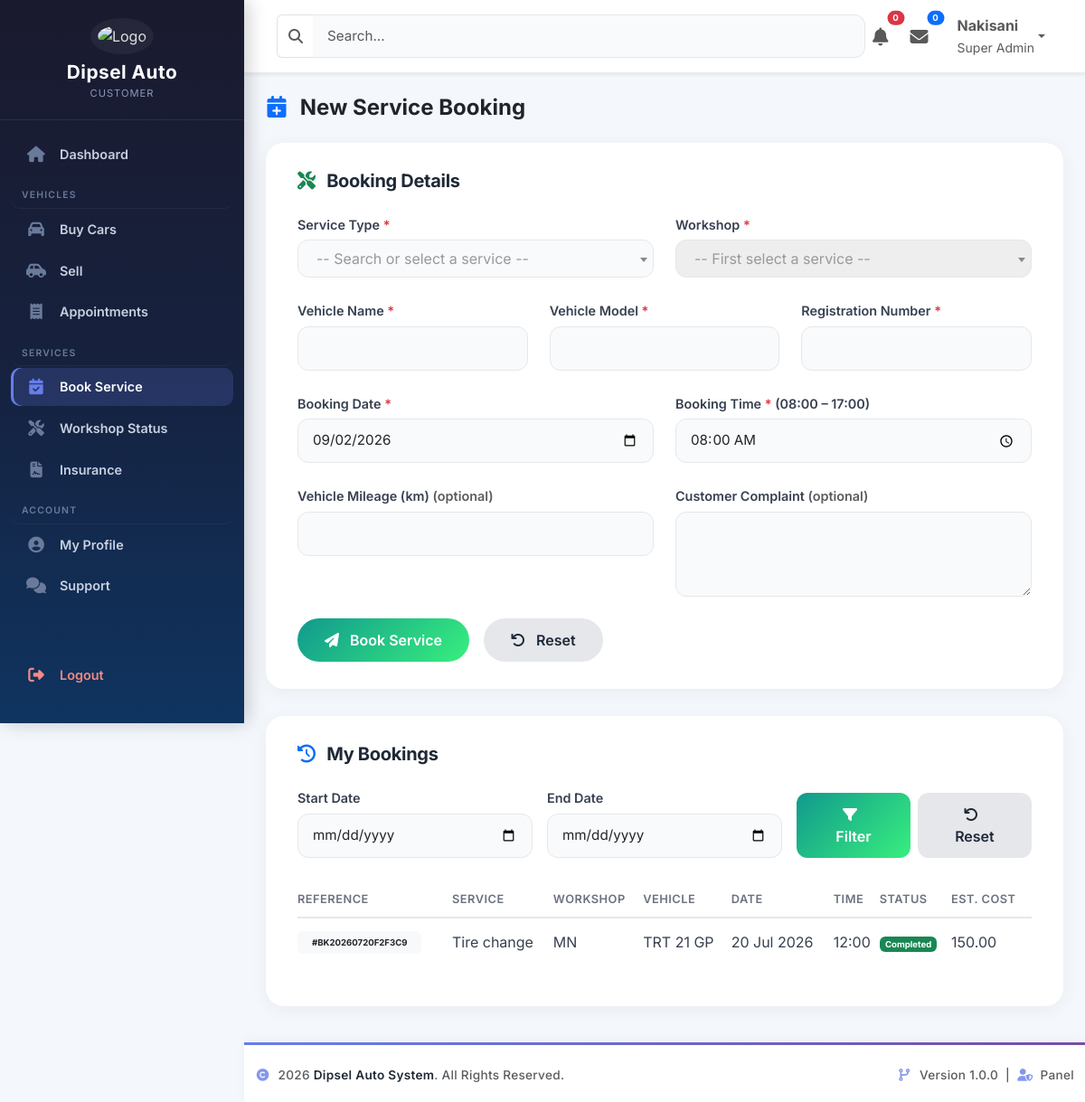
Screenshot of /customerDashboard/bookings/create.php (signed in) with the database file from the repository.
### tables this page shows
CREATE TABLE `persons` (
  `person_id` int(11) NOT NULL,
  `uuid` char(36) NOT NULL,
  `first_name` varchar(100) NOT NULL,
  `middle_name` varchar(100) DEFAULT NULL,
  `last_name` varchar(100) NOT NULL,
  `gender` enum('Male','Female','Other') NOT NULL,
  `date_of_birth` date DEFAULT NULL,
  `id_number` varchar(20) DEFAULT NULL,
  `passport_number` varchar(30) DEFAULT NULL,
  `phone` varchar(20) NOT NULL,
  `email` varchar(150) NOT NULL,
  `password` varchar(255) NOT NULL,
  `profile_photo` varchar(255) DEFAULT NULL,
  `country` varchar(100) DEFAULT 'South Africa',
  `province` varchar(100) DEFAULT NULL,
  `city` varchar(100) DEFAULT NULL,
  `address` text DEFAULT NULL,
  `postal_code` varchar(20) DEFAULT NULL,
  `role` enum('Customer','Employee','Admin','SuperAdmin') NOT NULL DEFAULT 'Customer',
  `status` enum('Active','Inactive','Suspended') NOT NULL DEFAULT 'Active',
  `email_verified` tinyint(1) DEFAULT 0,
  `last_login` datetime DEFAULT NULL,
  `created_at` timestamp NULL DEFAULT current_timestamp(),
  `updated_at` timestamp NULL DEFAULT current_timestamp() ON UPDATE current_timestamp(),
  `reset_token` varchar(255) DEFAULT NULL,
  `reset_token_expiry` datetime DEFAULT NULL
);

CREATE TABLE `service_bookings` (
  `booking_id` int(11) NOT NULL,
  `booking_reference` varchar(30) NOT NULL,
  `customer_id` int(11) NOT NULL,
  `vehicle_id` int(11) DEFAULT NULL,
  `workshop_id` int(11) NOT NULL,
  `service_id` int(11) NOT NULL,
  `assigned_employee_id` int(11) DEFAULT NULL,
  `vehicle_name` varchar(150) NOT NULL,
  `vehicle_model` varchar(150) NOT NULL,
  `registration_number` varchar(50) NOT NULL,
  `booking_date` date NOT NULL,
  `booking_time` time NOT NULL,
  `vehicle_mileage` int(11) DEFAULT NULL,
  `customer_complaint` text DEFAULT NULL,
  `estimated_completion_date` date DEFAULT NULL,
  `actual_completion_date` date DEFAULT NULL,
  `booking_status` enum('Pending','Confirmed','In Progress','Waiting for Parts','Completed','Cancelled') DEFAULT 'Pending',
  `total_estimated_cost` decimal(12,2) DEFAULT 0.00,
  `total_actual_cost` decimal(12,2) DEFAULT 0.00,
  `created_at` timestamp NOT NULL DEFAULT current_timestamp(),
  `updated_at` timestamp NOT NULL DEFAULT current_timestamp() ON UPDATE current_timestamp()
);

CREATE TABLE `workshop_services` (
  `service_id` int(11) NOT NULL,
  `workshop_id` int(11) NOT NULL,
  `service_name` varchar(150) NOT NULL,
  `category` enum('General Service','Major Service','Engine','Transmission','Brakes','Suspension','Electrical','Tyres','Air Conditioning','Diagnostics','Body Repair','Painting','Battery','Other') DEFAULT 'General Service',
  `description` text DEFAULT NULL,
  `estimated_duration_hours` decimal(4,2) DEFAULT 1.00,
  `base_price` decimal(12,2) NOT NULL,
  `status` enum('Available','Unavailable') DEFAULT 'Available',
  `created_at` timestamp NOT NULL DEFAULT current_timestamp(),
  `updated_at` timestamp NOT NULL DEFAULT current_timestamp() ON UPDATE current_timestamp()
);

CREATE TABLE `workshops` (
  `workshop_id` int(11) NOT NULL,
  `workshop_name` varchar(150) NOT NULL,
  `phone` varchar(20) DEFAULT NULL,
  `email` varchar(150) DEFAULT NULL,
  `address` text DEFAULT NULL,
  `city` varchar(100) DEFAULT NULL,
  `province` varchar(100) DEFAULT NULL,
  `operating_hours` varchar(100) DEFAULT NULL,
  `status` enum('Open','Closed','Maintenance') DEFAULT 'Open',
  `manager_employee_id` int(11) DEFAULT NULL,
  `created_at` timestamp NOT NULL DEFAULT current_timestamp(),
  `updated_at` timestamp NOT NULL DEFAULT current_timestamp() ON UPDATE current_timestamp()
);

### includes/auth.php (called while the page is built, shortened)
<?php
require_once __DIR__ . '/../config/database.php';
$sql = "
SELECT
    p.*,
    a.admin_id,
    a.admin_level,
    a.admin_number
FROM persons p
LEFT JOIN admins a
    ON p.person_id = a.person_id
WHERE p.person_id = ?
LIMIT 1
";
$stmt = $pdo->prepare($sql);
$stmt->execute([$_SESSION['person_id']]);
$currentUser = $stmt->fetch(PDO::FETCH_ASSOC);

### customerDashboard/bookings/create.php (the view, shortened to what this page needs)
<?php
require_once '../../config/database.php';
require_once '../../includes/auth.php';
$personId = $_SESSION['person_id'];
$stmt = $pdo->prepare("SELECT customer_id FROM customers WHERE person_id = ?");
$stmt->execute([$personId]);
$customer = $stmt->fetch();
$customerId = $customer['customer_id'];
$filterStart = isset($_GET['filter_start']) ? $_GET['filter_start'] : '';
$filterEnd   = isset($_GET['filter_end']) ? $_GET['filter_end'] : '';
$params = [$customerId];
$sql = "
    SELECT
        b.*,
        w.workshop_name,
        ws.service_name,
        ws.category
    FROM service_bookings b
    JOIN workshops w ON b.workshop_id = w.workshop_id
    JOIN workshop_services ws ON b.service_id = ws.service_id
    WHERE b.customer_id = ?
";
$sql .= " ORDER BY b.booking_date DESC, b.booking_time DESC";
$stmt = $pdo->prepare($sql);
$stmt->execute($params);
$bookings = $stmt->fetchAll();
?>
<!DOCTYPE html>
<html lang="en">
<head>
    <link href="https://cdn.jsdelivr.net/npm/bootstrap@5.3.3/dist/css/bootstrap.min.css" rel="stylesheet">
    <link rel="stylesheet" href="https://cdnjs.cloudflare.com/ajax/libs/font-awesome/6.7.2/css/all.min.css">
    <link href="https://cdn.jsdelivr.net/npm/select2@4.1.0-rc.0/dist/css/select2.min.css" rel="stylesheet" />
</head>
<body>
<?php include '../../includes/sidebar.php'; ?>
<div class="dashboard-wrapper">
    <?php include '../../includes/navbar.php'; ?>
    <div class="container-fluid mt-4 px-4">
        <div class="d-flex align-items-center justify-content-between mb-4 page-header">
            <h4 class="fw-bold text-dark mb-0">
                <i class="fas fa-calendar-plus me-2 text-primary"></i> New Service Booking
            </h4>
        </div>
        <div class="form-card">
            <h5 class="card-title mb-4"><i class="fas fa-tools me-2 text-success"></i> Booking Details</h5>
            <form method="POST" action="" id="bookingForm">
                <div class="row g-4">
                    <div class="col-md-6">
                        <label for="service_name" class="form-label">Service Type <span class="text-danger">*</span></label>
                    </div>
                    <div class="col-md-6">
                        <label for="workshop_id" class="form-label">Workshop <span class="text-danger">*</span></label>
                    </div>
                    <div class="col-md-4">
                        <label for="vehicle_name" class="form-label">Vehicle Name <span class="text-danger">*</span></label>
                        <input type="text" class="form-control" id="vehicle_name" name="vehicle_name"
                               value="<?= htmlspecialchars($_POST['vehicle_name'] ?? '') ?>" required>
                    </div>
                    <div class="col-md-4">
                        <label for="vehicle_model" class="form-label">Vehicle Model <span class="text-danger">*</span></label>
                        <input type="text" class="form-control" id="vehicle_model" name="vehicle_model"
                               value="<?= htmlspecialchars($_POST['vehicle_model'] ?? '') ?>" required>
                    </div>
                    <div class="col-md-4">
                        <label for="registration_number" class="form-label">Registration Number <span class="text-danger">*</span></label>
                        <input type="text" class="form-control" id="registration_number" name="registration_number"
                               value="<?= htmlspecialchars($_POST['registration_number'] ?? '') ?>" required>
                    </div>
                    <div class="col-md-6">
                        <label for="booking_date" class="form-label">Booking Date <span class="text-danger">*</span></label>
                        <input type="date" class="form-control" id="booking_date" name="booking_date"
                               value="<?= htmlspecialchars($_POST['booking_date'] ?? date('Y-m-d')) ?>"
                               min="<?= date('Y-m-d') ?>" required>
                    </div>
                    <div class="col-md-6">
                        <label for="booking_time" class="form-label">Booking Time <span class="text-danger">*</span> (08:00 – 17:00)</label>
                        <input type="time" class="form-control" id="booking_time" name="booking_time"
                               value="<?= htmlspecialchars($_POST['booking_time'] ?? '08:00') ?>"
                               min="08:00" max="17:00" step="900" required>
                    </div>
                    <div class="col-md-6">
                        <label for="vehicle_mileage" class="form-label">Vehicle Mileage (km) <span class="text-muted">(optional)</span></label>
                        <input type="number" class="form-control" id="vehicle_mileage" name="vehicle_mileage"
                               value="<?= htmlspecialchars($_POST['vehicle_mileage'] ?? '') ?>" min="0">
                    </div>
                    <div class="col-md-6">
                        <label for="customer_complaint" class="form-label">Customer Complaint <span class="text-muted">(optional)</span></label>
                        <textarea class="form-control" id="customer_complaint" name="customer_complaint" rows="3"><?= htmlspecialchars($_POST['customer_complaint'] ?? '') ?></textarea>
                    </div>
                    <div class="col-12 mt-4 d-flex gap-3">
                        <button type="submit" class="btn btn-primary-custom">
                            <i class="fas fa-paper-plane me-2"></i> Book Service
                        </button>
                        <button type="button" class="btn btn-secondary-custom" id="resetFormBtn">
                            <i class="fas fa-undo me-2"></i> Reset
                        </button>
                    </div>
                </div>
            </form>
        </div>
        <div class="bookings-card">
            <h5 class="card-title mb-4"><i class="fas fa-history me-2 text-primary"></i> My Bookings</h5>
            <form method="GET" action="" class="filter-form row g-3 mb-4">
                <div class="col-md-4">
                    <label for="filter_start" class="form-label">Start Date</label>
                    <input type="date" class="form-control" id="filter_start" name="filter_start"
                           value="<?= htmlspecialchars($filterStart) ?>">
                </div>
                <div class="col-md-4">
                    <label for="filter_end" class="form-label">End Date</label>
                    <input type="date" class="form-control" id="filter_end" name="filter_end"
                           value="<?= htmlspecialchars($filterEnd) ?>">
                </div>
                <div class="col-md-4 d-flex align-items-end gap-2">
                    <button type="submit" class="btn btn-primary-custom w-100">
                        <i class="fas fa-filter me-2"></i> Filter
                    </button>
                    <a href="create.php" class="btn btn-secondary-custom w-100">
                        <i class="fas fa-undo me-2"></i> Reset
                    </a>
                </div>
            </form>
            <?php if (count($bookings) > 0): ?>
                <div class="table-responsive">
                    <table class="table table-dashboard">
                        <thead>
                            <tr>
                                <th>Reference</th>
                                <th>Service</th>
                                <th>Workshop</th>
                                <th>Vehicle</th>
                                <th>Date</th>
                                <th>Time</th>
                                <th>Status</th>
                                <th>Est. Cost</th>
                            </tr>
                        </thead>
                        <tbody>
                            <?php foreach ($bookings as $b): ?>
                                <tr>
                                    <td><span class="badge bg-light text-dark px-3 py-2">#<?= htmlspecialchars($b['booking_reference']) ?></span></td>
                                    <td><?= htmlspecialchars($b['service_name']) ?></td>
                                    <td><?= htmlspecialchars($b['workshop_name']) ?></td>
                                    <td><?= htmlspecialchars($b['registration_number']) ?></td>
                                    <td><?= date('d M Y', strtotime($b['booking_date'])) ?></td>
                                    <td><?= date('H:i', strtotime($b['booking_time'])) ?></td>
                                    <td>
                                        <span class="badge bg-<?= $b['booking_status'] == 'Completed' ? 'success' : ($b['booking_status'] == 'Pending' ? 'warning' : ($b['booking_status'] == 'Confirmed' ? 'info' : 'secondary')) ?>">
                                            <?= htmlspecialchars($b['booking_status']) ?>
                                        </span>
                                    </td>
                                    <td><?= number_format($b['total_estimated_cost'], 2) ?></td>
                                </tr>
                            <?php endforeach; ?>
                        </tbody>
                    </table>
                </div>
            <?php endif; ?>
        </div>
    </div>
    <?php include '../../includes/footer.php'; ?>
</body>
</html>

### includes/navbar.php (shortened to what this page needs)
<nav class="navbar navbar-expand-lg bg-white shadow-sm sticky-top px-4 py-2">
    <div class="container-fluid">
        <form class="d-flex flex-grow-1">
            <div class="input-group">
                <span class="input-group-text bg-white border-end-0">
                    <i class="fas fa-search text-muted"></i>
                </span>
                <input
                    type="search"
                    class="form-control border-start-0"
                    placeholder="Search..."
                >
            </div>
        </form>
        <ul class="navbar-nav ms-auto align-items-center">
            <li class="nav-item dropdown me-2">
                <a class="nav-link position-relative" href="#" data-bs-toggle="dropdown">
                    <i class="fas fa-bell fa-lg"></i>
                    <span class="badge rounded-pill bg-danger position-absolute top-0 start-100 translate-middle">
                        0
                    </span>
                </a>
            </li>
            <li class="nav-item dropdown me-3">
                <a class="nav-link position-relative" href="#" data-bs-toggle="dropdown">
                    <i class="fas fa-envelope fa-lg"></i>
                    <span class="badge rounded-pill bg-primary position-absolute top-0 start-100 translate-middle">
                        0
                    </span>
                </a>
            </li>
            <li class="nav-item dropdown">
                <a class="nav-link dropdown-toggle d-flex align-items-center"
                   href="#"
                   data-bs-toggle="dropdown">
                    <div class="d-none d-sm-block">
                        <strong>
                            <?= htmlspecialchars($currentUser['first_name']) ?>
                        </strong>
                        <br>
                        <small class="text-muted">
                            <?= htmlspecialchars($currentUser['admin_level'] ?? 'Super Admin') ?>
                        </small>
                    </div>
                </a>
            </li>
        </ul>
    </div>
</nav>

### rows the page displays
persons: first_name "Nakisani"
service_bookings: booking_reference "BK20260720F2F3C9", service.service_name "Tire change", workshop.workshop_name "MN", registration_number "TRT 21 GP", booking_date "20 Jul 2026", booking_time "12:00", booking_status "Completed", total_estimated_cost "150.00"

### other values shown
$userRole "CUSTOMER"
$item['label'] "Dashboard"
$section['title'] "VEHICLES"
$item['label'] "Buy Cars"
$item['label'] "Sell"
$item['label'] "Appointments"
$section['title'] "SERVICES"
$item['label'] "Book Service"
$item['label'] "Workshop Status"
$item['label'] "Insurance"
$section['title'] "ACCOUNT"
$item['label'] "My Profile"
$item['label'] "Support"
$item['label'] "Logout"
$currentUser['admin_level'] "Super Admin"
